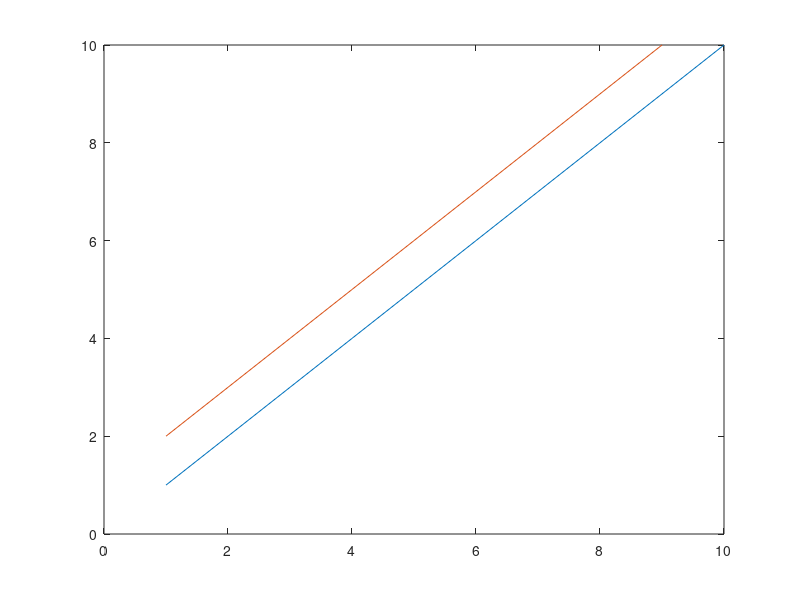

Recreate this plot in MATLAB. (Note: this script raises an error after producing the figure.)
% Create a simple line plot and use gtext to 
% add text to the figure using the mouse.
% add legend on specific position manually by mouse

plot(1:10)
hold on;
plot(2:10)

gtext(["first Plot";"second plot"]) % double quote!!



% add legend on specific position by set (x,y)
%text(x,y,'contents')